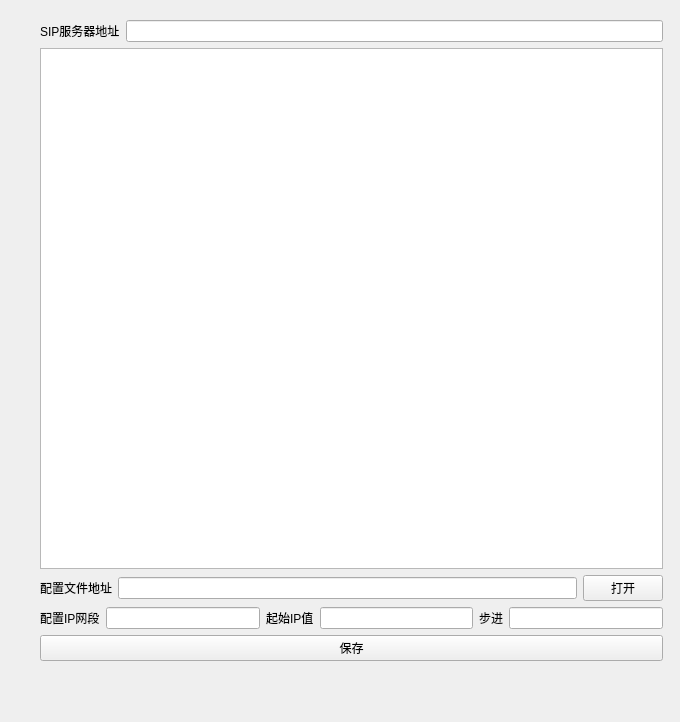
<?xml version="1.0" encoding="UTF-8"?>
<ui version="4.0">
 <class>Form</class>
 <widget class="QWidget" name="Form">
  <property name="geometry">
   <rect>
    <x>0</x>
    <y>0</y>
    <width>680</width>
    <height>722</height>
   </rect>
  </property>
  <property name="windowTitle">
   <string>Form</string>
  </property>
  <widget class="QWidget" name="verticalLayoutWidget">
   <property name="geometry">
    <rect>
     <x>40</x>
     <y>20</y>
     <width>623</width>
     <height>641</height>
    </rect>
   </property>
   <layout class="QVBoxLayout" name="verticalLayout">
    <item>
     <layout class="QHBoxLayout" name="hlay_1">
      <item>
       <widget class="QLabel" name="lab1">
        <property name="text">
         <string>SIP服务器地址</string>
        </property>
       </widget>
      </item>
      <item>
       <widget class="QLineEdit" name="line_sip_ip"/>
      </item>
     </layout>
    </item>
    <item>
     <layout class="QHBoxLayout" name="hlay_3">
      <item>
       <widget class="QTextEdit" name="textEdit_2"/>
      </item>
     </layout>
    </item>
    <item>
     <layout class="QHBoxLayout" name="hlay_2">
      <item>
       <widget class="QLabel" name="label_2">
        <property name="text">
         <string>配置文件地址</string>
        </property>
       </widget>
      </item>
      <item>
       <widget class="QLineEdit" name="line_cfg_path"/>
      </item>
      <item>
       <widget class="QPushButton" name="btn_open">
        <property name="text">
         <string>打开</string>
        </property>
       </widget>
      </item>
     </layout>
    </item>
    <item>
     <layout class="QHBoxLayout" name="hlay_4">
      <item>
       <widget class="QLabel" name="label_3">
        <property name="text">
         <string>配置IP网段</string>
        </property>
       </widget>
      </item>
      <item>
       <widget class="QLineEdit" name="line_ip_section"/>
      </item>
      <item>
       <widget class="QLabel" name="label_31">
        <property name="text">
         <string>起始IP值</string>
        </property>
       </widget>
      </item>
      <item>
       <widget class="QLineEdit" name="line_ip_start"/>
      </item>
      <item>
       <widget class="QLabel" name="lab_32">
        <property name="text">
         <string>步进</string>
        </property>
       </widget>
      </item>
      <item>
       <widget class="QLineEdit" name="line_ip_step"/>
      </item>
     </layout>
    </item>
    <item>
     <widget class="QPushButton" name="btn_ok">
      <property name="text">
       <string>保存</string>
      </property>
     </widget>
    </item>
   </layout>
  </widget>
 </widget>
 <resources/>
 <connections/>
</ui>
